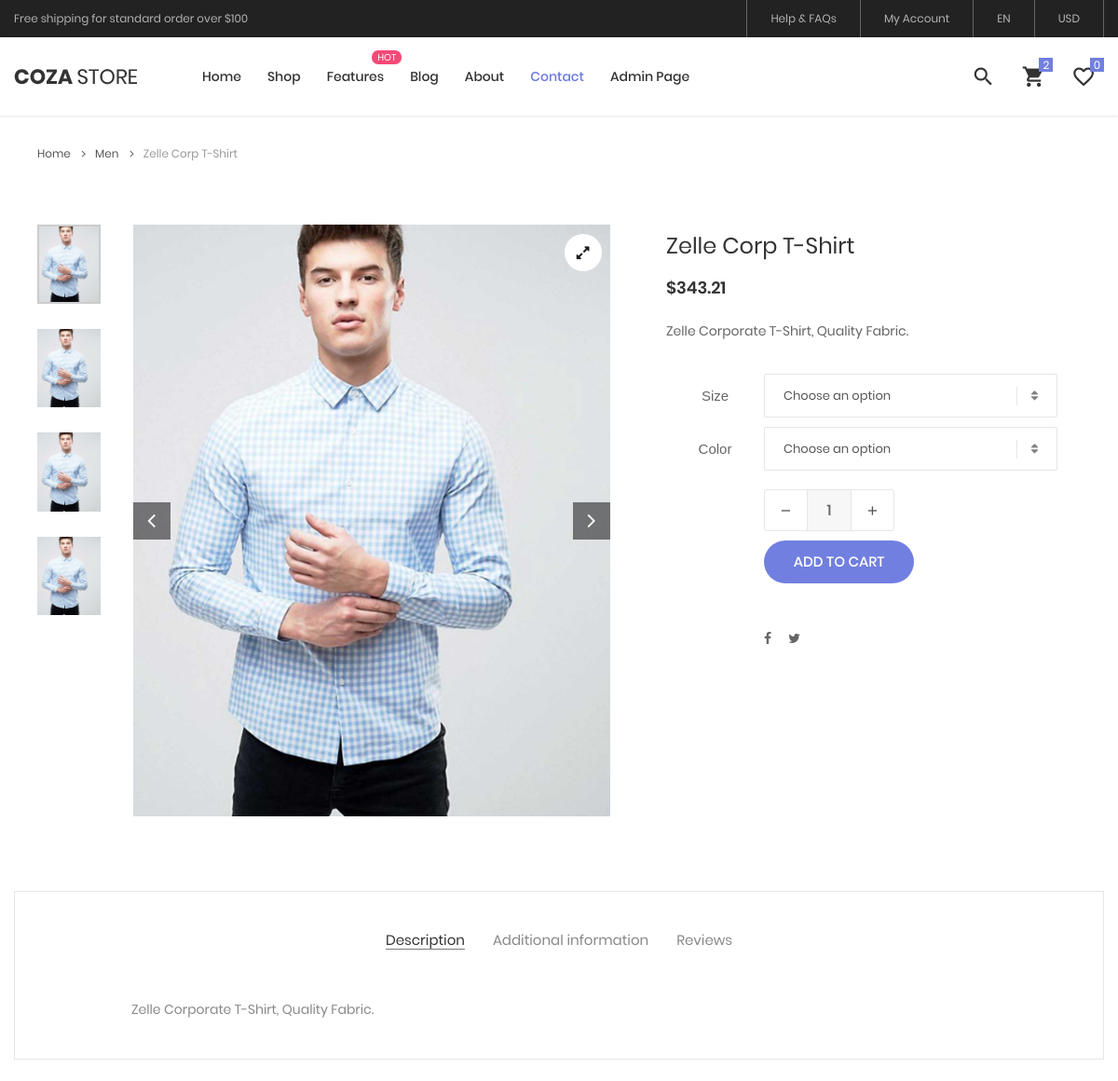
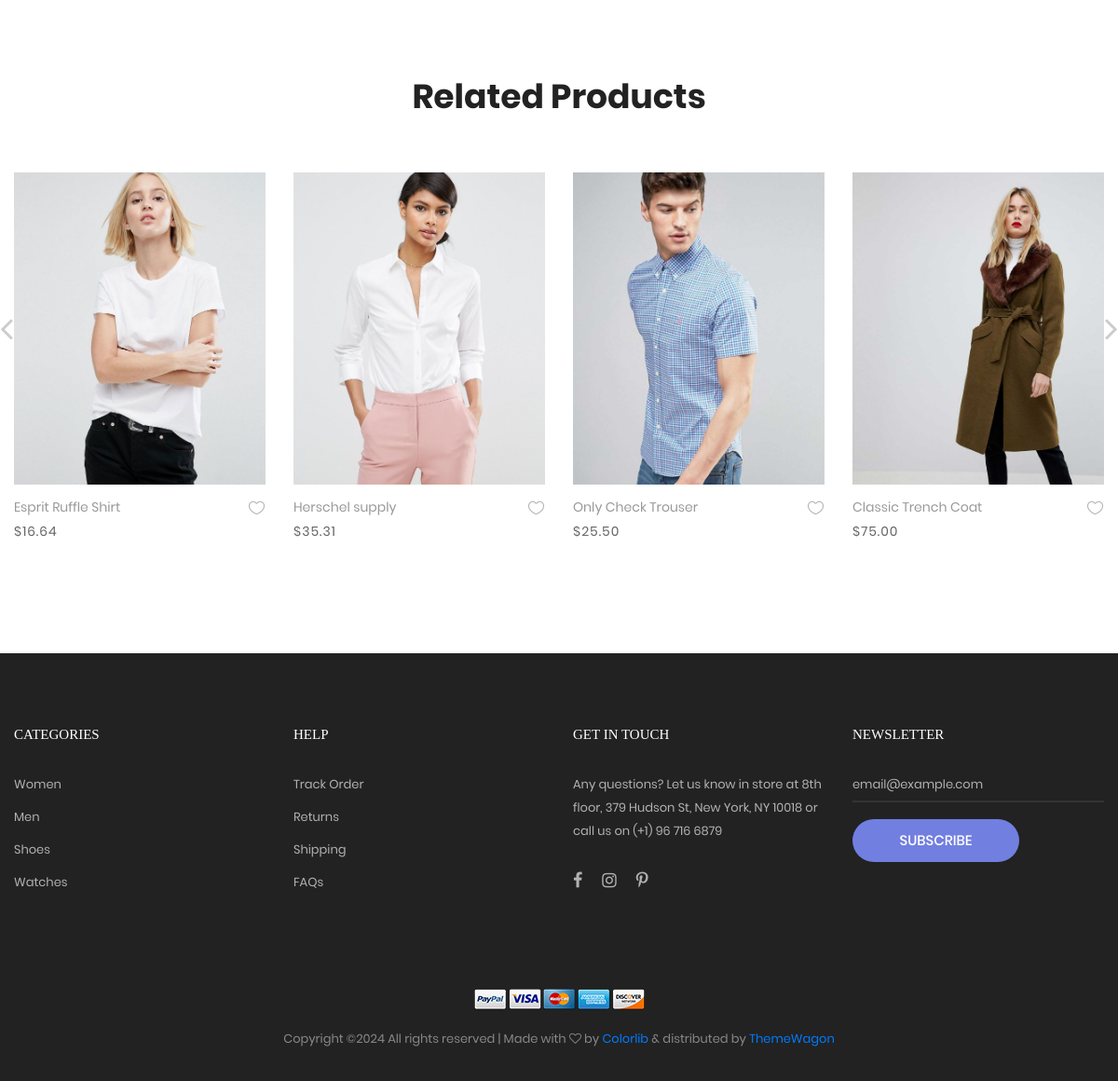
The app's page /product_details/1/ with its own data (2 pictures, top to bottom).
### store/models.py (models this page shows, shortened)
class Product(models.Model):
    image1 = models.ImageField()
    image2 = models.ImageField()
    image3 = models.ImageField()
    image4 = models.ImageField()
    name = models.CharField(max_length=250)
    price = models.FloatField()
    description = models.TextField(blank=True)
    STATUS_CHOICES = [
    ('red', 'Red'),
    ('yellow', 'Yellow'),
    ('blue', 'Blue'),
    ('green', 'Green'),
    ('orange', 'Orange'),
    ('purple', 'Purple'),
    ('black', 'Black'),
    ('white', 'White'),
    ('Grey', 'Grey'),
    ('Brown', 'Brown'),
    ]
    color = models.CharField(max_length=10, choices=STATUS_CHOICES)
    facebook_link = models.URLField(blank=True, null=True)
    twitter_link = models.URLField(blank=True, null=True)
    brand = models.ForeignKey(Brand, null=True, on_delete=models.SET_NULL)
    date_created = models.DateTimeField(auto_now_add=True, null=True)
    tags = models.ManyToManyField(Tag)
    size = models.ManyToManyField(Size)
    category = models.ForeignKey(Category, null=True, on_delete=models.SET_NULL)

class Category(models.Model):
    name = models.CharField(max_length=250)
    image = models.ImageField()

### store/views.py (the view)
# urls.py: path('product_details/<int:product_id>/', views.product_details, name='product_details'),  # Updated URL pattern
def product_details(request, product_id):
    product = get_object_or_404(Product, id=product_id)
    context = {
        'product': product
    }
    return render(request, 'store/product-detail.html', context)

### store/templates/store/product-detail.html (shortened to what this page needs)
{% extends "store/layout.html" %}
{% load static %}
{% block header %}
{% include "store/header-v4.html" %}
{% endblock header %}
{% block body %}
	 <div class="container">
        <div class="bread-crumb flex-w p-l-25 p-r-15 p-t-30 p-lr-0-lg">
            <a href="{% url 'home' %}" class="stext-109 cl8 hov-cl1 trans-04">
                Home
                <i class="fa fa-angle-right m-l-9 m-r-10" aria-hidden="true"></i>
            </a>
            <a href="{% url 'product' %}" class="stext-109 cl8 hov-cl1 trans-04">
                {{ product.category.name }}
                <i class="fa fa-angle-right m-l-9 m-r-10" aria-hidden="true"></i>
            </a>
            <span class="stext-109 cl4">
                {{ product.name }}
            </span>
        </div>
    </div>
<section class="sec-product-detail bg0 p-t-65 p-b-60">
    <div class="container">
        <div class="row">
            <div class="col-md-6 col-lg-7 p-b-30">
                <div class="p-l-25 p-r-30 p-lr-0-lg">
                    <div class="wrap-slick3 flex-sb flex-w">
                        <div class="wrap-slick3-dots"></div>
                        <div class="slick3 gallery-lb">
                            {% if product.image1 %}
                            <div class="item-slick3" data-thumb="{{ product.image1.url }}">
                                <div class="wrap-pic-w pos-relative">
                                    <img src="{{ product.image1.url }}" alt="IMG-PRODUCT">
                                    <a class="flex-c-m size-108 how-pos1 bor0 fs-16 cl10 bg0 hov-btn3 trans-04" href="{{ product.image1.url }}">
                                        <i class="fa fa-expand"></i>
                                    </a>
                                </div>
                            </div>
                            {% endif %}
                        </div>
                    </div>
                </div>
            </div>
            <div class="col-md-6 col-lg-5 p-b-30">
                <div class="p-r-50 p-t-5 p-lr-0-lg">
                    <h4 class="mtext-105 cl2 js-name-detail p-b-14">
                        {{ product.name }}
                    </h4>
                    <span class="mtext-106 cl2">
                        ${{ product.price }}
                    </span>
                    <p class="stext-102 cl3 p-t-23">
                        {{ product.description }}
                    </p>
                    <div class="p-t-33">
                        <div class="flex-w flex-r-m p-b-10">
                            <div class="size-203 flex-c-m respon6">
                                Size
                            </div>
                            <div class="size-204 respon6-next">
                                <div class="rs1-select2 bor8 bg0">
                                </div>
                            </div>
                        </div>
                        <div class="flex-w flex-r-m p-b-10">
                            <div class="size-203 flex-c-m respon6">
                                Color
                            </div>
                            <div class="size-204 respon6-next">
                                <div class="rs1-select2 bor8 bg0">
                                </div>
                            </div>
                        </div>
                        <div class="flex-w flex-r-m p-b-10">
                            <div class="size-204 flex-w flex-m respon6-next">
                                <div class="wrap-num-product flex-w m-r-20 m-tb-10">
                                    <div class="btn-num-product-down cl8 hov-btn3 trans-04 flex-c-m">
                                        <i class="fs-16 zmdi zmdi-minus"></i>
                                    </div>
                                    <input class="mtext-104 cl3 txt-center num-product" type="number" name="num-product" value="1">
                                    <div class="btn-num-product-up cl8 hov-btn3 trans-04 flex-c-m">
                                        <i class="fs-16 zmdi zmdi-plus"></i>
                                    </div>
                                </div>
                                <button class="flex-c-m stext-101 cl0 size-101 bg1 bor1 hov-btn1 p-lr-15 trans-04 js-addcart-detail">
                                    Add to cart
                                </button>
                            </div>
                        </div>
                    </div>
                    <div class="flex-w flex-m p-l-100 p-t-40 respon7">
                        {% if product.facebook_link %}
                        <a href="{{ product.facebook_link }}" class="fs-14 cl3 hov-cl1 trans-04 lh-10 p-lr-5 p-tb-2 m-r-8 tooltip100" data-tooltip="Facebook">
                            <i class="fa fa-facebook"></i>
                        </a>
                        {% endif %}
                        {% if product.twitter_link %}
                        <a href="{{ product.twitter_link }}" class="fs-14 cl3 hov-cl1 trans-04 lh-10 p-lr-5 p-tb-2 m-r-8 tooltip100" data-tooltip="Twitter">
                            <i class="fa fa-twitter"></i>
                        </a>
                        {% endif %}
                    </div>
                </div>
            </div>
        </div>
        <div class="bor10 m-t-50 p-t-43 p-b-40">
            <div class="tab01">
                <ul class="nav nav-tabs" role="tablist">
                    <li class="nav-item p-b-10">
                        <a class="nav-link active" data-toggle="tab" href="#description" role="tab">Description</a>
                    </li>
                    <li class="nav-item p-b-10">
                        <a class="nav-link" data-toggle="tab" href="#information" role="tab">Additional information</a>
                    </li>
                    <li class="nav-item p-b-10">
                        <a class="nav-link" data-toggle="tab" href="#reviews" role="tab">Reviews</a>
                    </li>
                </ul>
                <div class="tab-content p-t-43">
                    <div class="tab-pane fade show active" id="description" role="tabpanel">
                        <div class="how-pos2 p-lr-15-md">
                            <p class="stext-102 cl6">
                                {{ product.description }}
                            </p>
                        </div>
                    </div>
                </div>
            </div>
        </div>
    </div>
</section>
	<section class="sec-relate-product bg0 p-t-45 p-b-105">
		<div class="container">
			<div class="p-b-45">
				<h3 class="ltext-106 cl5 txt-center">
					Related Products
				</h3>
			</div>
			<div class="wrap-slick2">
				<div class="slick2">
					<div class="item-slick2 p-l-15 p-r-15 p-t-15 p-b-15">
						<div class="block2">
							<div class="block2-pic hov-img0">
								<img src="{% static 'images/product-01.jpg'%}" alt="IMG-PRODUCT">
							</div>
							<div class="block2-txt flex-w flex-t p-t-14">
								<div class="block2-txt-child1 flex-col-l ">
									<a href="{% url 'product_detail' %}" class="stext-104 cl4 hov-cl1 trans-04 js-name-b2 p-b-6">
										Esprit Ruffle Shirt
									</a>
									<span class="stext-105 cl3">
										$16.64
									</span>
								</div>
								<div class="block2-txt-child2 flex-r p-t-3">
									<a href="#" class="btn-addwish-b2 dis-block pos-relative js-addwish-b2">
										<img class="icon-heart1 dis-block trans-04" src="{% static 'images/icons/icon-heart-01.png'%}" alt="ICON">
									</a>
								</div>
							</div>
						</div>
					</div>
					<div class="item-slick2 p-l-15 p-r-15 p-t-15 p-b-15">
						<div class="block2">
							<div class="block2-pic hov-img0">
								<img src="{% static 'images/product-02.jpg'%}" alt="IMG-PRODUCT">
							</div>
							<div class="block2-txt flex-w flex-t p-t-14">
								<div class="block2-txt-child1 flex-col-l ">
									<a href="{% url 'product_detail' %}" class="stext-104 cl4 hov-cl1 trans-04 js-name-b2 p-b-6">
										Herschel supply
									</a>
									<span class="stext-105 cl3">
										$35.31
									</span>
								</div>
								<div class="block2-txt-child2 flex-r p-t-3">
									<a href="#" class="btn-addwish-b2 dis-block pos-relative js-addwish-b2">
										<img class="icon-heart1 dis-block trans-04" src="{% static 'images/icons/icon-heart-01.png'%}" alt="ICON">
									</a>
								</div>
							</div>
						</div>
					</div>
					<div class="item-slick2 p-l-15 p-r-15 p-t-15 p-b-15">
						<div class="block2">
							<div class="block2-pic hov-img0">
								<img src="{% static 'images/product-03.jpg'%}" alt="IMG-PRODUCT">
							</div>
							<div class="block2-txt flex-w flex-t p-t-14">
								<div class="block2-txt-child1 flex-col-l ">
									<a href="{% url 'product_detail' %}" class="stext-104 cl4 hov-cl1 trans-04 js-name-b2 p-b-6">
										Only Check Trouser
									</a>
									<span class="stext-105 cl3">
										$25.50
									</span>
								</div>
								<div class="block2-txt-child2 flex-r p-t-3">
									<a href="#" class="btn-addwish-b2 dis-block pos-relative js-addwish-b2">
										<img class="icon-heart1 dis-block trans-04" src="{% static 'images/icons/icon-heart-01.png'%}" alt="ICON">
									</a>
								</div>
							</div>
						</div>
					</div>
					<div class="item-slick2 p-l-15 p-r-15 p-t-15 p-b-15">
						<div class="block2">
							<div class="block2-pic hov-img0">
								<img src="{% static 'images/product-04.jpg'%}" alt="IMG-PRODUCT">
							</div>
							<div class="block2-txt flex-w flex-t p-t-14">
								<div class="block2-txt-child1 flex-col-l ">
									<a href="{% url 'product_detail' %}" class="stext-104 cl4 hov-cl1 trans-04 js-name-b2 p-b-6">
										Classic Trench Coat
									</a>
									<span class="stext-105 cl3">
										$75.00
									</span>
								</div>
								<div class="block2-txt-child2 flex-r p-t-3">
									<a href="#" class="btn-addwish-b2 dis-block pos-relative js-addwish-b2">
										<img class="icon-heart1 dis-block trans-04" src="{% static 'images/icons/icon-heart-01.png'%}" alt="ICON">
									</a>
								</div>
							</div>
						</div>
					</div>
				</div>
			</div>
		</div>
	</section>
	{% endblock body %}

### static/css/main.css (style rules this page uses)
.container { max-width: 1380px; }
@media (max-width: 1600px) { .container { max-width: 1200px; } }
.slick-slide { outline: none !important; }
.wrap-slick2 { position: relative; margin-right: -15px; margin-left: -15px; }
.wrap-slick3 { position: relative; }
.wrap-slick3-dots { width: 11.111111%; }
.slick3 { width: 83.333333%; }
.tab01 .nav-tabs { display: -webkit-box; display: -webkit-flex; display: -moz-box; display: -ms-flexbox; display: flex; flex-wrap: wrap; justify-content: center; align-items: center; border: none; }
.tab01 .nav-tabs .nav-item { margin: 0px 15px; }
.tab01 .nav-link { font-family: Poppins-Regular; font-size: 15px; color: #888; line-height: 1.2; padding: 0; border-radius: 0px; border: none; border-bottom: 1px solid transparent; -webkit-transition: all 0.4s; -o-transition: all 0.4s; -moz-transition: all 0.4s; transition: all 0.4s; }
.tab01 .nav-link.active { color: #333; border-color: #797979; }
.wrap-num-product { width: 140px; height: 45px; border: 1px solid #e6e6e6; border-radius: 3px; overflow: hidden; }
.btn-num-product-up, .btn-num-product-down { width: 45px; height: 100%; cursor: pointer; }
.num-product { width: calc(100% - 90px); height: 100%; border-left: 1px solid #e6e6e6; border-right: 1px solid #e6e6e6; background-color: #f7f7f7; }
input.num-product { -moz-appearance: textfield; appearance: none; -webkit-appearance: none; }
.tooltip100 { position: relative; }
.tooltip100::after { content: attr(data-tooltip); font-family: Poppins-Regular; font-size: 12px; color: #888; line-height: 18px; white-space: nowrap; display: block; position: absolute; background: #fff; border: 1px solid #ccc; height: 20px; padding: 0px 8px; top: -35px; left: 50%; -webkit-transform: translateX(-50%); -moz-transform: translateX(-50%); -ms-transform: translateX(-50%); -o-transform: translateX(-50%); transform: translateX(-50%); box-shadow: 0 3px 6px 0px rgba(0,0,0,0.18); -moz-box-shadow: 0 3px 6px 0px rgba(0,0,0,0.18); -webkit-box-shadow: 0 3px 6px 0px rgba(0,0,0,0.18); -o-box-shadow: 0 3px 6px 0px rgba(0,0,0,0.18); -ms-box-shadow: 0 3px 6px 0px rgba(0,0,0,0.18); -webkit-transition: all 0.2s; -o-transition: all 0.2s; -moz-transition: all 0.2s; transition: all 0.2s; visibility: hidden; opacity: 0; }
.block2-pic { position: relative; }
.block2-txt-child1 { width: calc(100% - 30px); }
.block2-txt-child2 { width: 30px; }
.cl0 { color: #fff; }
.cl2 { color: #333; }
.cl3 { color: #666; }
.cl4 { color: #999; }
.cl5 { color: #222; }
.cl6 { color: #888; }
.cl8 { color: #555; }
.cl10 { color: #1d1d1d; }
.stext-101 { font-family: Poppins-Medium; font-size: 15px; line-height: 1.466667; text-transform: uppercase; }
.stext-102 { font-family: Poppins-Regular; font-size: 14px; line-height: 1.7; }
.stext-104 { font-family: Poppins-Regular; font-size: 14px; line-height: 1.466667; }
.stext-105 { font-family: Poppins-Regular; font-size: 14px; line-height: 1.466667; letter-spacing: 1px; }
.stext-109 { font-family: Poppins-Regular; font-size: 12px; line-height: 1.833333; }
.mtext-104 { font-family: Poppins-Medium; font-size: 16px; line-height: 1.6; }
.mtext-105 { font-family: Poppins-Regular; font-size: 24px; line-height: 1.5; }
.mtext-106 { font-family: Poppins-SemiBold; font-size: 18px; line-height: 1.388888; }
.ltext-106 { font-family: Poppins-Bold; font-size: 36px; line-height: 1.2; }
.size-101 { min-width: 161px; height: 46px; }
.size-108 { width: 40px; height: 40px; }
.size-203 { width: 105px; }
.size-204 { width: calc(100% - 105px); }
.bg0 { background-color: #fff; }
.bg1 { background-color: #717fe0; }
.bor0 { border-radius: 50%; }
.bor1 { border-radius: 23px; }
.bor8 { border: 1px solid #e6e6e6; border-radius: 2px; }
.bor10 { border: 1px solid #e6e6e6; }
.how-pos1 { position: absolute; top: 10px; right: 10px; }
.how-pos2 { padding-left: 10.7%; padding-right: 11%; }
.hov-img0 { display: block; overflow: hidden; }
.hov-img0 img { width: 100%; -webkit-transition: transform 0.9s ease; -o-transition: transform 0.9s ease; -moz-transition: transform 0.9s ease; transition: transform 0.9s ease; }

### records on screen
Product: category.name "Men", name "Zelle Corp T-Shirt", image1 (picture), price "343.21", description "Zelle Corporate T-Shirt, Quality Fabric."
